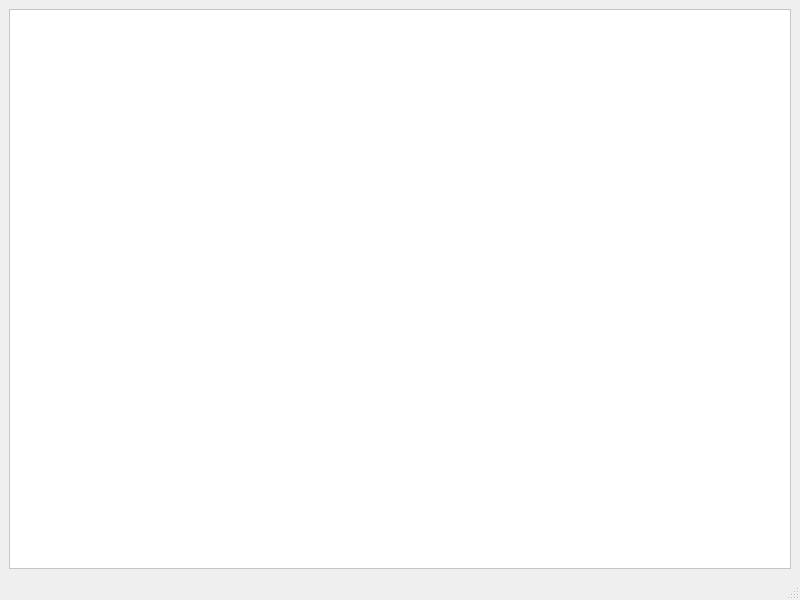
<?xml version="1.0" encoding="UTF-8"?>
<ui version="4.0">
 <class>MainWindow</class>
 <widget class="QMainWindow" name="MainWindow">
  <property name="geometry">
   <rect>
    <x>0</x>
    <y>0</y>
    <width>800</width>
    <height>600</height>
   </rect>
  </property>
  <property name="windowTitle">
   <string>MainWindow</string>
  </property>
  <widget class="QWidget" name="centralwidget">
   <layout class="QGridLayout" name="gridLayout">
    <item row="0" column="0">
     <widget class="QFrame" name="frame">
      <property name="styleSheet">
       <string notr="true">background-color:white;</string>
      </property>
      <property name="frameShape">
       <enum>QFrame::StyledPanel</enum>
      </property>
      <property name="frameShadow">
       <enum>QFrame::Raised</enum>
      </property>
     </widget>
    </item>
   </layout>
  </widget>
  <widget class="QMenuBar" name="menubar">
   <property name="geometry">
    <rect>
     <x>0</x>
     <y>0</y>
     <width>800</width>
     <height>22</height>
    </rect>
   </property>
  </widget>
  <widget class="QStatusBar" name="statusbar"/>
 </widget>
 <resources/>
 <connections/>
</ui>
